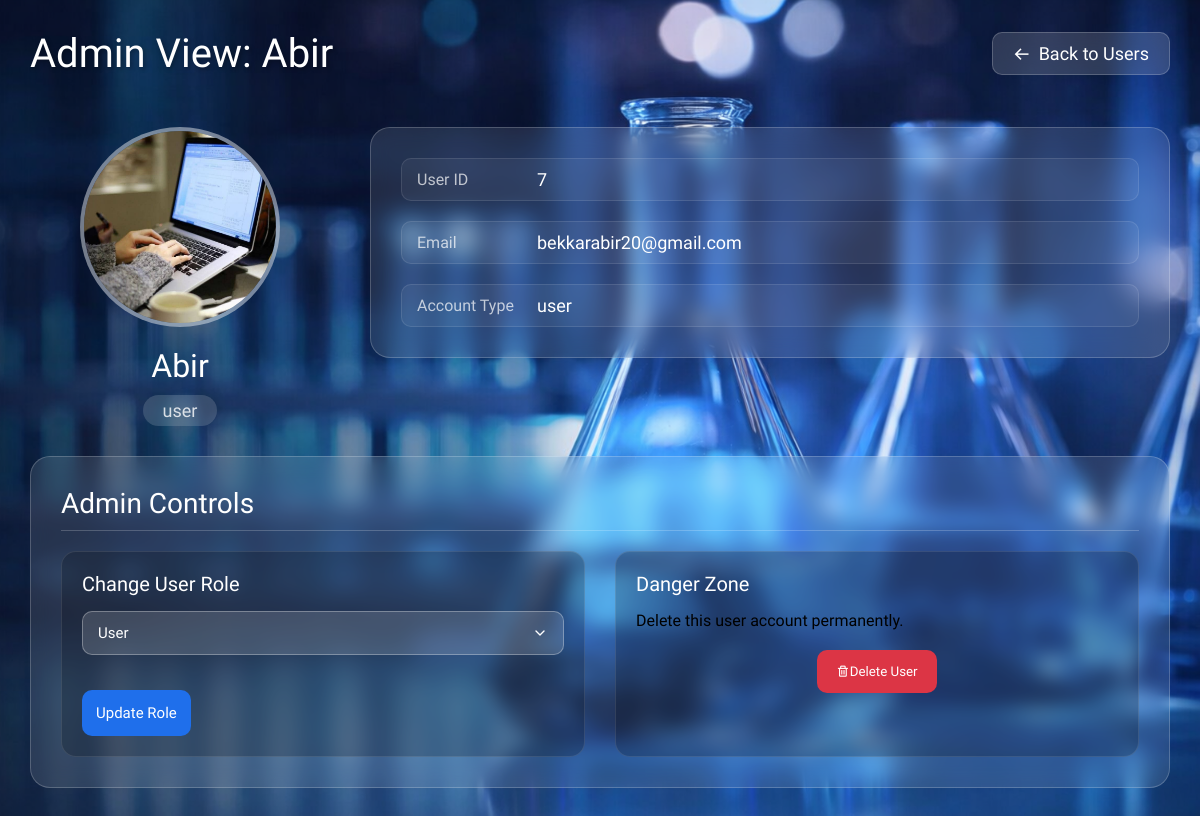
Page /admin/user/7 (signed in) on the earlier database version.
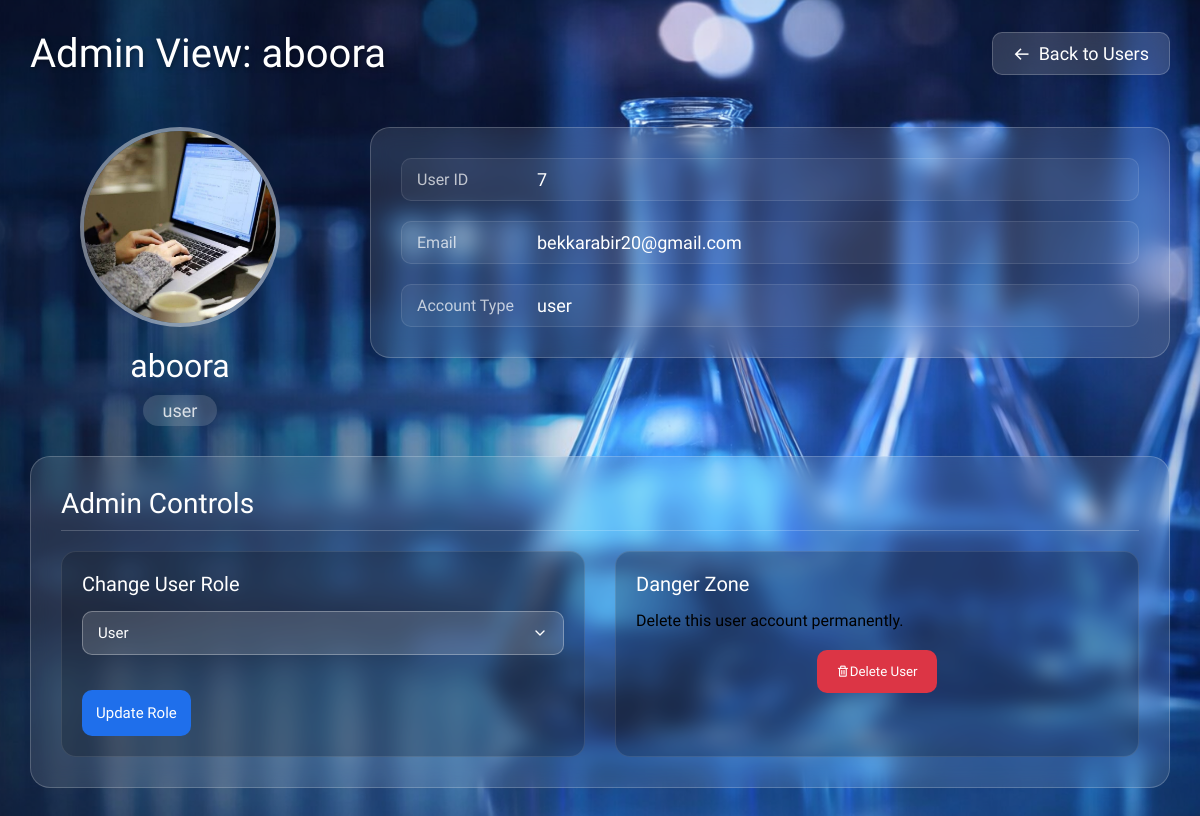
Same page on the later database version.
### tables this page shows
CREATE TABLE user (
        id INTEGER PRIMARY KEY AUTOINCREMENT,
        username TEXT NOT NULL,
        email TEXT UNIQUE NOT NULL,
        password TEXT NOT NULL,
        role TEXT CHECK(role IN ('admin', 'user')) NOT NULL
    , avatar TEXT DEFAULT 'default.png', first_name TEXT, institution  TEXT);

### routes/admin.py (the view)
@admin_bp.route("/user/<int:user_id>")
def user_profile(user_id):
    if session.get("role") != "admin":
        return redirect(url_for("login.login"))
    db = get_db()
    user = db.execute("SELECT * FROM user WHERE id = ?", (user_id,)).fetchone()
    if not user:
        return "User not found", 404
    db.close()
    return render_template("admin/view_user.html", user=user)

### app.py (called while the page is built)
def get_locale():
    return session.get('lang', 'en')

@app.before_request
def set_language():
    lang = request.args.get('lang')
    if lang:
        session['lang'] = lang

@app.context_processor
def inject_globals():
    return dict(get_locale=get_locale)

### database/db.py (called while the page is built)
def get_db():
    if "db" not in g:
        g.db = sqlite3.connect(DB_PATH)
        g.db.row_factory = sqlite3.Row
    return g.db

### templates/admin/view_user.html (shortened to what this page needs)
<!doctype html>
<html lang="en">
<head>
    <link href="https://unpkg.com/boxicons@2.1.4/css/boxicons.min.css" rel="stylesheet"/>
    <link rel="stylesheet" href="{{ url_for('static', filename='css/profile.css') }}"/>
</head>
<body>
<div class="overlay">
    <div class="welcome-header">
        <h1>{{ _('Admin View: %(username)s', username=user.username) }}</h1>
        <a href="{{ url_for('admin.users') }}" class="back-link">
            <i class="bx bx-arrow-back"></i> {{ _('Back to Users') }}
        </a>
    </div>
    <div class="profile-section">
        <div class="profile-card">
            <div class="avatar-large">
                {% if user.avatar %}
                    <img src="{{ url_for('static', filename='uploads/' + user.avatar) }}" alt="Avatar"/>
                {% else %}
                    <i class="bx bx-user"></i>
                {% endif %}
            </div>
            <h2 class="profile-name">{{ user.username }}</h2>
            <span class="profile-role">{{ user.role }}</span>
        </div>
        <div class="edit-profile glass">
            <div class="info-display">
                <div class="info-group">
                    <label>{{ _('User ID') }}</label>
                    <p>{{ user.id }}</p>
                </div>
                <div class="info-group">
                    <label>{{ _('Email') }}</label>
                    <p>{{ user.email }}</p>
                </div>
                <div class="info-group">
                    <label>{{ _('Account Type') }}</label>
                    <p>{{ user.role }}</p>
                </div>
            </div>
        </div>
    </div>
    <div class="admin-controls glass">
        <h2>{{ _('Admin Controls') }}</h2>
        <div class="controls-grid">
            <form action="{{ url_for('admin.change_role', user_id=user.id) }}"
                  method="POST"
                  class="control-form">
                <h3>{{ _('Change User Role') }}</h3>
                <div class="form-group">
                    <select name="role" class="role-select">
                        <option value="user"  {% if user.role == 'user'  %}selected{% endif %}>{{ _('User') }}</option>
                    </select>
                </div>
                <button type="submit" class="btn-save">{{ _('Update Role') }}</button>
            </form>
            <form action="{{ url_for('admin.delete_user', user_id=user.id) }}"
                  method="POST"
                  class="control-form"
                  onsubmit="return confirm(`{{ _('Are you sure you want to delete this user? This cannot be undone.') }}`);" >
                <h3>{{ _('Danger Zone') }}</h3>
                <p>{{ _('Delete this user account permanently.') }}</p>
                <button type="submit" class="btn-delete">
                    <i class="bx bx-trash"></i> {{ _('Delete User') }}
                </button>
            </form>
        </div>
    </div>
</div>
</body>
</html>

Differences in the rows shown:
changed user "user": username "Admin View: Abir" → "Admin View: aboora"; username "Abir" → "aboora"
